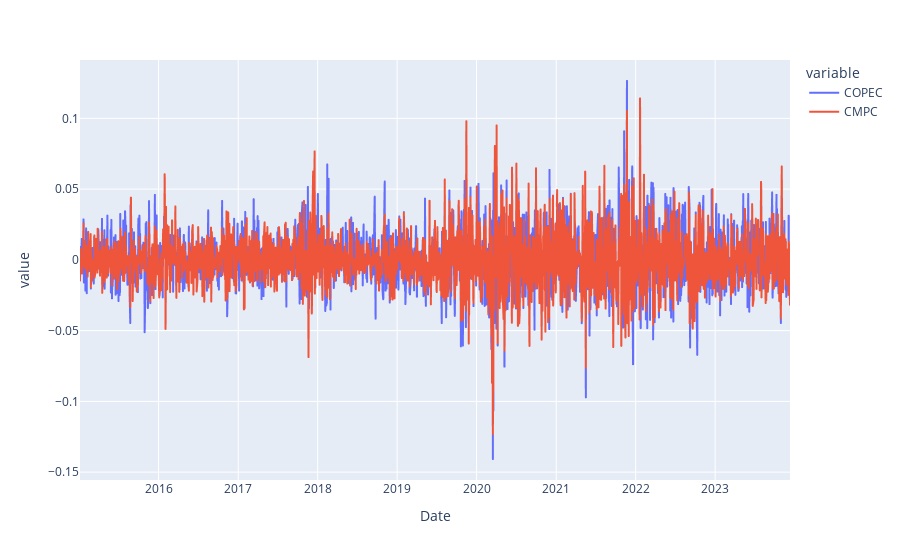

The code cell stored with this chart in its notebook:
### Code cell
fig = px.line(returns)
fig.show()
returns.corr()

### Figure 1 — Plotly figure (JSON) as saved in the notebook; plotly's stock layout.template omitted (floating-point values rounded to 4 significant figures; data arrays with more than 128 entries replaced by an {"elided": "..."} marker saying what was removed)
{"data": [{"hovertemplate": "variable=COPEC<br>Date=%{x}<br>value=%{y}<extra></extra>", "legendgroup": "COPEC", "line": {"color": "#636efa", "dash": "solid"}, "marker": {"symbol": "circle"}, "mode": "lines", "name": "COPEC", "showlegend": true, "type": "scattergl", "x": {"elided": "2227 str values"}, "xaxis": "x", "y": {"elided": "2227 float values"}, "yaxis": "y"}, {"hovertemplate": "variable=CMPC<br>Date=%{x}<br>value=%{y}<extra></extra>", "legendgroup": "CMPC", "line": {"color": "#EF553B", "dash": "solid"}, "marker": {"symbol": "circle"}, "mode": "lines", "name": "CMPC", "showlegend": true, "type": "scattergl", "x": {"elided": "2227 str values"}, "xaxis": "x", "y": {"elided": "2227 float values"}, "yaxis": "y"}], "layout": {"legend": {"title": {"text": "variable"}, "tracegroupgap": 0}, "margin": {"t": 60}, "xaxis": {"anchor": "y", "domain": [0, 1], "title": {"text": "Date"}}, "yaxis": {"anchor": "x", "domain": [0, 1], "title": {"text": "value"}}}}
